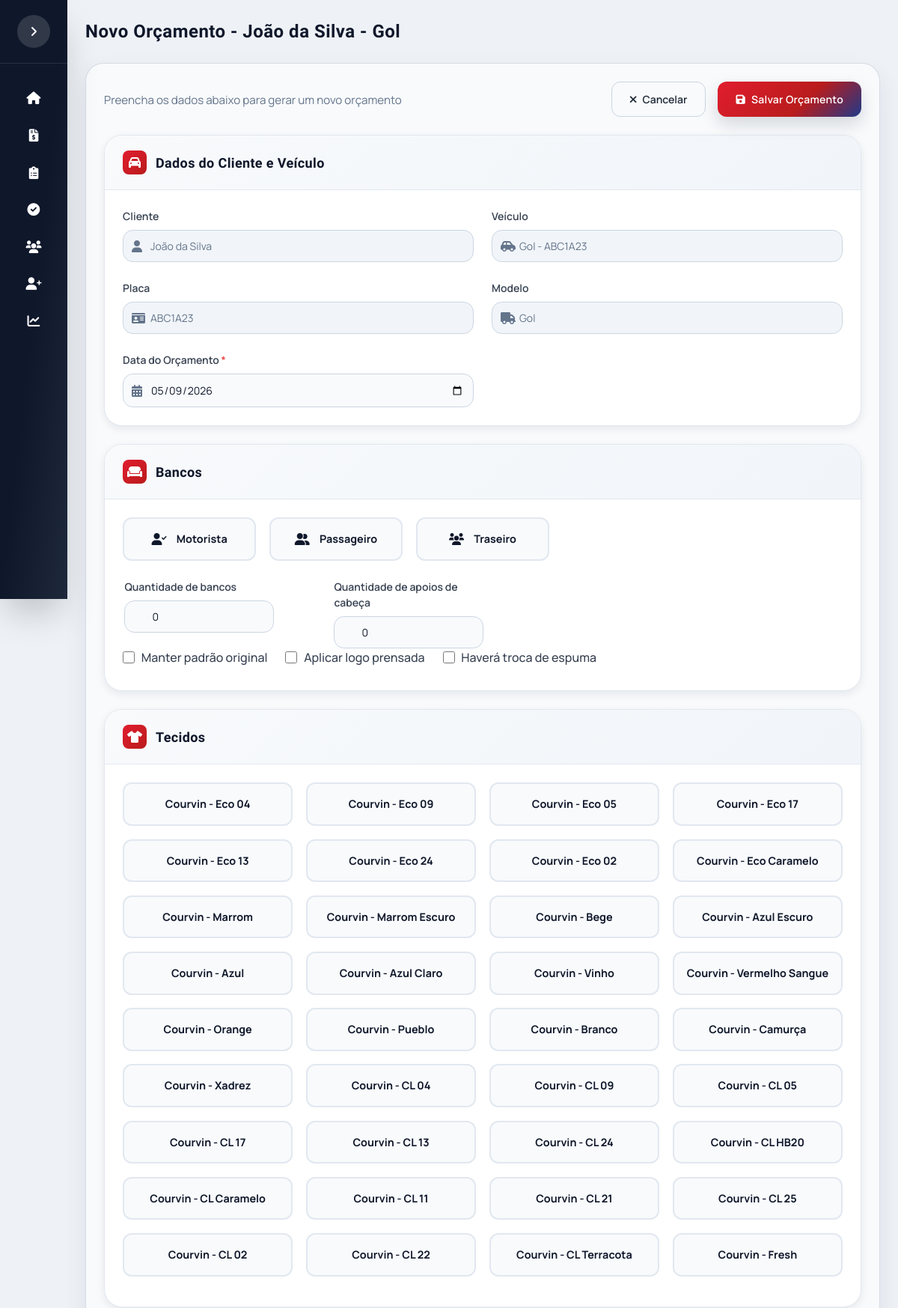
The app's page /orcamento/1 (upper part) with its own data.
### app/models.py (models this page shows)
class Cliente(db.Model):
    __tablename__ = "clientes"
    id_cliente = db.Column(db.Integer, primary_key=True, autoincrement=True)
    cod_cliente = db.Column(db.String(20), unique=True, nullable=False)
    nome = db.Column(db.String(120), nullable=False)
    cliente_ativo = db.Column(db.Integer, default=1)
    telefones = db.relationship("TelefoneCliente", backref="cliente", lazy=True, cascade="all, delete-orphan")
    emails = db.relationship("EmailCliente", backref="cliente", lazy=True, cascade="all, delete-orphan")
    enderecos = db.relationship("EnderecoCliente", backref="cliente", lazy=True, cascade="all, delete-orphan")
    veiculos = db.relationship("Veiculo", backref="cliente", lazy=True, cascade="all, delete-orphan")

class Veiculo(db.Model):
    __tablename__ = "veiculos"
    id_veiculo = db.Column(db.Integer, primary_key=True, autoincrement=True)
    id_cliente = db.Column(db.Integer, db.ForeignKey("clientes.id_cliente"), nullable=False)
    veiculo_ativo = db.Column(db.Integer, default=1)
    placa = db.Column(db.String(7), unique=True, nullable=False)
    marca = db.Column(db.String(50), nullable=False)
    modelo = db.Column(db.String(80), nullable=False)
    ano = db.Column(db.Integer)
    cor = db.Column(db.String(30))
    orcamentos = db.relationship("Orcamento", backref="veiculo", lazy=True)

class Tecido(db.Model):
    __tablename__ = "tecido"
    id_tecido = db.Column(db.Integer, primary_key=True, autoincrement=True)
    material = db.Column(db.String(50), nullable=False)
    cor = db.Column(db.String(30))
    descricao = db.Column(db.Text)

### app/routes.py (the view)
@main.route("/orcamento/<int:id_veiculo>")
def form_orcamento(id_veiculo):
    veiculo = Veiculo.query.get_or_404(id_veiculo)
    cliente = veiculo.cliente
    tecidos = Tecido.query.all()
    costuras = Costura.query.all()
    cores = Cor.query.all()
    data_br = datetime.today().strftime("%d/%m/%Y")
    today_iso = datetime.today().strftime("%Y-%m-%d")
    return render_template(
        "form_orcamento.html",
        cliente=cliente,
        veiculo=veiculo,
        tecidos=tecidos,
        costuras=costuras,
        cores=cores,
        today=data_br,
        today_iso=today_iso,
        orcamento=None,
        tecidos_selecionados=[],
        costuras_selecionadas=[],
        cores_selecionadas=[],
        obs_tecidos={},
        obs_costuras={},
        obs_cores={}
    )

### templates/form_orcamento.html (shortened to what this page needs)
{% extends "base.html" %}
{% block page_title %}
{% if orcamento %}Editar Orçamento - {{ cliente.nome }} - {{ veiculo.modelo }}{% else %}Novo Orçamento - {{ cliente.nome }} - {{ veiculo.modelo }}{% endif %}
{% endblock %}
{% block content %}
<div class="orcamento-form-container">
    <div class="screen-header">
        <div>
            <p class="screen-subtitle">
                {% if orcamento %}Atualize os dados do orçamento selecionado{% else %}Preencha os dados abaixo para gerar um novo orçamento{% endif %}
            </p>
        </div>
        <div class="header-actions">
            <a href="{{ url_for('main.lista_orcamentos') }}" class="btn-outline">
                <i class="fas fa-times"></i> Cancelar
            </a>
            <button type="submit" form="formOrcamento" class="btn-primary">
                <i class="fas fa-save"></i> Salvar Orçamento
            </button>
        </div>
    </div>
    <form id="formOrcamento" method="POST" action="{{ url_for('main.salvar_orcamento') }}">
        <div class="form-card">
            <div class="card-header-custom">
                <div class="header-icon">
                    <i class="fas fa-car"></i>
                </div>
                <h3>Dados do Cliente e Veículo</h3>
            </div>
            <div class="form-grid grid-2cols">
                <div class="input-group">
                    <label>Cliente</label>
                    <div class="input-icon">
                        <input type="text" class="form-input" value="{{ cliente.nome }}" readonly disabled>
                    </div>
                </div>
                <div class="input-group">
                    <label>Veículo</label>
                    <div class="input-icon">
                        <input type="text" class="form-input" value="{{ veiculo.modelo }} - {{ veiculo.placa }}" readonly disabled>
                    </div>
                </div>
                <div class="input-group">
                    <label>Placa</label>
                    <div class="input-icon">
                        <input type="text" class="form-input" value="{{ veiculo.placa }}" readonly disabled>
                    </div>
                </div>
                <div class="input-group">
                    <label>Modelo</label>
                    <div class="input-icon">
                        <input type="text" class="form-input" value="{{ veiculo.modelo }}" readonly disabled>
                    </div>
                </div>
                <div class="input-group">
                    <label for="data_orcamento">Data do Orçamento <span class="required">*</span></label>
                    <div class="input-icon">
                        <input type="date" id="data_orcamento" name="dat_orcamento" class="form-input" value="{{ orcamento.dat_orcamento.strftime('%Y-%m-%d') if orcamento and orcamento.dat_orcamento else today_iso }}" required>
                    </div>
                </div>
            </div>
        </div>
        <div class="form-card">
            <div class="card-header-custom">
                <div class="header-icon">
                    <i class="fas fa-couch"></i>
                </div>
                <h3>Bancos</h3>
            </div>
            <div class="bancos-grid">
                <label class="checkbox-card">
                    <span class="checkbox-content">
                        <i class="fas fa-user-check"></i>
                        <strong>Motorista</strong>
                    </span>
                </label>
                <label class="checkbox-card">
                    <span class="checkbox-content">
                        <i class="fas fa-user-friends"></i>
                        <strong>Passageiro</strong>
                    </span>
                </label>
                <label class="checkbox-card">
                    <span class="checkbox-content">
                        <i class="fas fa-users"></i>
                        <strong>Traseiro</strong>
                    </span>
                </label>
            </div>
            <div class="form-row">
                <div class="input-group half-width">
                    <label for="qtd_bancos">Quantidade de bancos</label>
                    <input type="number" id="qtd_bancos" name="qtd_bancos" class="form-input" min="0" max="10" value="{{ orcamento.qtd_bancos if orcamento else 0 }}">
                </div>
                <div class="input-group half-width">
                    <label for="qtd_apoio_cabeca">Quantidade de apoios de cabeça</label>
                    <input type="number" id="qtd_apoio_cabeca" name="qtd_apoio_cabeca" class="form-input" min="0" max="6" value="{{ orcamento.qtd_apoio_cabeca if orcamento else 0 }}">
                </div>
            </div>
            <div class="checkbox-row">
                <label class="checkbox-inline">
                    <input type="checkbox" name="bool_original" value="1" {% if orcamento and orcamento.bool_original %}checked{% endif %}>
                    <span>Manter padrão original</span>
                </label>
                <label class="checkbox-inline">
                    <input type="checkbox" name="bool_logo_prensada" value="1" {% if orcamento and orcamento.bool_logo_prensada %}checked{% endif %}>
                    <span>Aplicar logo prensada</span>
                </label>
                <label class="checkbox-inline">
                    <input type="checkbox" name="bool_espuma" value="1" id="check_espuma" {% if orcamento and orcamento.bool_espuma %}checked{% endif %}>
                    <span>Haverá troca de espuma</span>
                </label>
            </div>
        </div>
        <div class="form-card">
            <div class="card-header-custom">
                <div class="header-icon">
                    <i class="fas fa-tshirt"></i>
                </div>
                <h3>Tecidos</h3>
            </div>
            <div class="tecidos-grid">
                {% for tecido in tecidos %}
                <label class="checkbox-card-tecido">
                    <span class="checkbox-content">
                        <strong>{{ tecido.material }}{% if tecido.cor %} - {{ tecido.cor }}{% endif %}</strong>
                    </span>
                </label>
                {% endfor %}
            </div>
        </div>
    </form>
</div>
{% endblock %}

### static/css/estilo.css (style rules this page uses)
:root { --brand-red: #e11d2e; --brand-red-dark: #b91c1c; --brand-blue: #1e3a8a; --ink: #0f172a; --muted: #475569; --panel: #f8fafc; --line: #e2e8f0; --accent: #10b981; --primary: #4f46e5; --primary-dark: #4338ca; --primary-light: #818cf8; --success: #10b981; --warning: #f59e0b; --danger: #ef4444; --info: #3b82f6; --sidebar-width: 280px; --sidebar-collapsed: 90px; --radius-card: 1.25rem; --radius-lg: 1rem; --radius-md: 0.75rem; --shadow-sm: 0 1px 2px 0 rgb(0 0 0 / 0.05); --shadow-md: 0 4px 6px -1px rgb(0 0 0 / 0.1); --shadow-lg: 0 10px 15px -3px rgb(0 0 0 / 0.1); --shadow-xl: 0 20px 25px -5px rgb(0 0 0 / 0.1); }
* { margin: 0; padding: 0; box-sizing: border-box; }
body { background: radial-gradient(circle at top, #e2e8f0 0%, #cbd5e1 55%, #e2e8f0 100%); font-family: 'Manrope', system-ui, sans-serif; color: var(--ink); min-height: 100vh; overflow-x: hidden; }
h1, h2, h3, .title-font { font-family: 'Barlow Condensed', 'Manrope', system-ui, sans-serif; letter-spacing: 0.02em; }
.screen-header { display: flex; flex-wrap: wrap; align-items: center; justify-content: space-between; gap: 1rem; margin-bottom: 1.5rem; }
.screen-subtitle { color: #64748b; font-size: 0.95rem; margin-top: 0.25rem; }
.btn-primary { background: linear-gradient(135deg, var(--brand-red) 0%, var(--brand-red-dark) 60%, var(--brand-blue) 100%); transition: all 0.2s; box-shadow: 0 10px 22px rgba(15,23,42,0.15); letter-spacing: 0.02em; display: inline-flex; align-items: center; gap: 0.5rem; padding: 0.75rem 1.5rem; border-radius: 0.75rem; font-weight: 600; font-size: 0.875rem; cursor: pointer; text-decoration: none; color: white; border: none; }
.btn-outline { border: 1px solid #cbd5e1; background: #f8fafc; color: #1f2937; transition: all 0.2s; display: inline-flex; align-items: center; gap: 0.5rem; padding: 0.75rem 1.5rem; border-radius: 0.75rem; font-weight: 600; font-size: 0.875rem; cursor: pointer; text-decoration: none; }
.orcamento-form-container { max-width: 1400px; margin: 0 auto; }
.header-actions { display: flex; gap: 1rem; }
.form-card { background: #ffffff; border-radius: 1.5rem; box-shadow: 0 4px 12px rgba(15,23,42,0.08); border: 1px solid var(--line); margin-bottom: 1.5rem; overflow: hidden; transition: all 0.2s ease; }
.card-header-custom { display: flex; align-items: center; gap: 0.75rem; padding: 1.25rem 1.5rem; background: linear-gradient(135deg, #f8fafc, #f1f5f9); border-bottom: 1px solid var(--line); }
.card-header-custom .header-icon { width: 2rem; height: 2rem; display: flex; align-items: center; justify-content: center; background: linear-gradient(135deg, #e11d2e, #b91c1c); border-radius: 0.5rem; color: white; }
.card-header-custom h3 { font-size: 1.125rem; font-weight: 600; color: #0f172a; margin: 0; }
.form-grid { padding: 1.5rem; gap: 1.5rem; }
.grid-2cols { display: grid; grid-template-columns: repeat(2, 1fr); }
.input-group { display: flex; flex-direction: column; gap: 0.5rem; }
.input-group label { font-size: 0.875rem; font-weight: 600; color: #374151; }
.required { color: #ef4444; }
.input-icon { position: relative; }
.form-input, .form-select, .form-textarea { width: 100%; padding: 0.625rem 0.75rem 0.625rem 2.25rem; border: 1px solid #cbd5e1; border-radius: 0.85rem; font-size: 0.875rem; transition: all 0.2s; background: #f8fafc; color: #0f172a; }
.form-input:disabled, .form-input[readonly] { background: #f1f5f9; cursor: not-allowed; color: #64748b; }
.bancos-grid { display: grid; grid-template-columns: repeat(auto-fit, minmax(150px, 1fr)); gap: 1rem; padding: 1.5rem; }
.checkbox-card { cursor: pointer; }
.checkbox-content { display: flex; align-items: center; justify-content: center; gap: 0.75rem; padding: 1rem; background: #f8fafc; border: 2px solid #e2e8f0; border-radius: 0.75rem; transition: all 0.2s ease; cursor: pointer; }
.form-row { padding: 0 1.5rem 1rem 1.5rem; }
.half-width { max-width: 200px; }
.checkbox-row { display: flex; gap: 1.5rem; padding: 0 1.5rem 1.5rem 1.5rem; flex-wrap: wrap; }
.checkbox-inline { display: flex; align-items: center; gap: 0.5rem; cursor: pointer; }
.checkbox-inline input { width: 1rem; height: 1rem; cursor: pointer; }
.tecidos-grid { display: grid; grid-template-columns: repeat(auto-fill, minmax(180px, 1fr)); gap: 1rem; padding: 1.5rem; }

### records on screen
Cliente: nome "João da Silva"
Veiculo: modelo "Gol", modelo "Gol - ABC1A23", placa "ABC1A23"
Tecido: material "Courvin", cor "Eco 04"
Tecido: material "Courvin", cor "Eco 09"
Tecido: material "Courvin", cor "Eco 05"
Tecido: material "Courvin", cor "Eco 17"
Tecido: material "Courvin", cor "Eco 13"
Tecido: material "Courvin", cor "Eco 24"
Tecido: material "Courvin", cor "Eco 02"
Tecido: material "Courvin", cor "Eco Caramelo"
Tecido: material "Courvin", cor "Marrom"
Tecido: material "Courvin", cor "Marrom Escuro"
Tecido: material "Courvin", cor "Bege"
Tecido: material "Courvin", cor "Azul Escuro"
Tecido: material "Courvin", cor "Azul"
Tecido: material "Courvin", cor "Azul Claro"
Tecido: material "Courvin", cor "Vinho"
Tecido: material "Courvin", cor "Vermelho Sangue"
Tecido: material "Courvin", cor "Orange"
Tecido: material "Courvin", cor "Pueblo"
Tecido: material "Courvin", cor "Branco"
Tecido: material "Courvin", cor "Camurça"
Tecido: material "Courvin", cor "Xadrez"
Tecido: material "Courvin", cor "CL 04"
Tecido: material "Courvin", cor "CL 09"
Tecido: material "Courvin", cor "CL 05"
Tecido: material "Courvin", cor "CL 17"
Tecido: material "Courvin", cor "CL 13"
Tecido: material "Courvin", cor "CL 24"
Tecido: material "Courvin", cor "CL HB20"
Tecido: material "Courvin", cor "CL Caramelo"
Tecido: material "Courvin", cor "CL 11"
Tecido: material "Courvin", cor "CL 21"
Tecido: material "Courvin", cor "CL 25"
Tecido: material "Courvin", cor "CL 02"
Tecido: material "Courvin", cor "CL 22"
Tecido: material "Courvin", cor "CL Terracota"
Tecido: material "Courvin", cor "Fresh"
